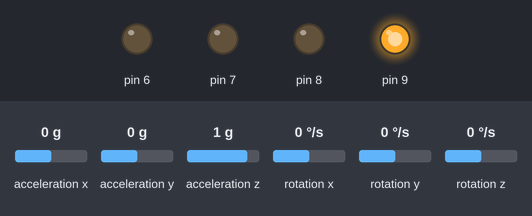
The sketch below on a simulated Arduino Uno, built with avr-gcc and run on an emulated ATmega328P. Shown: output pins drawn as LEDs (lit = HIGH). Wiring (inferred from the names in the program): MPU-6050 motion sensor at I2C address 0x68. The inputs (shaded band) are chosen by the test bench; at power-on: rotation y 0 °/s, acceleration x 0 g, acceleration y 0 g, acceleration z 1 g, rotation x 0 °/s, rotation z 0 °/s. What the sketch prints to the serial monitor is not drawn.

Above: at 1.2 s.
1.3 s: rotation y set to -192 °/s
At 2.7 s:
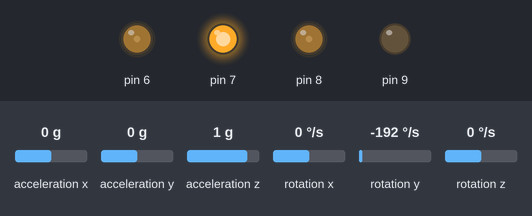
4.3 s: rotation y set to 192 °/s
At 7.23 s:
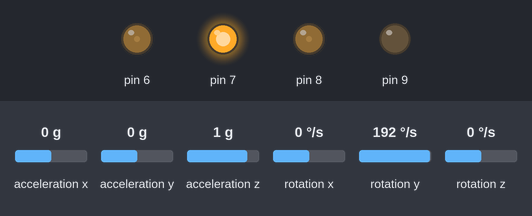
7.3 s: acceleration x set to -1.4 g
Timing chart, 0 to 10.3 s (numbered marks = the images above; inputs shaded):
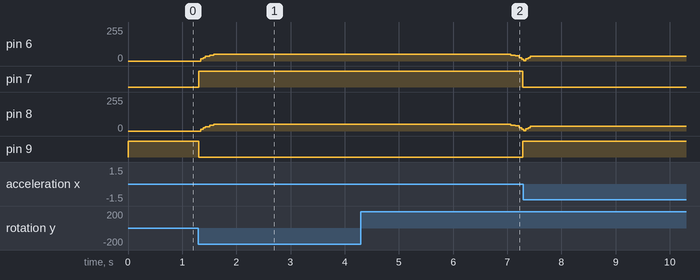

The sketch:

George_03_all_in_one.ino
```cpp
/*
   this fileis intended to get data fromMPU and then drive effcently stepmotors
   for self balancing robot.

   idea:
    read the MPU
    calc the PID output as speed
    change speed to impulse delay for motors
   --> in timer based int every 20us - makepropperly spaced apart motor impulses

   MPU idea based on:
   Arduino and MPU6050 Accelerometer and Gyroscope Sensor Tutorial
   by Dejan, https://howtomechatronics.com
*/

#include <Wire.h>


// for MPU communication
const int MPU = 0x68; // MPU6050 I2C address
float AccX, AccY, AccZ;
float GyroX, GyroY, GyroZ;
float accAngleX, accAngleY, gyroAngleX, gyroAngleY, gyroAngleZ;
float roll, pitch, yaw;
float AccErrorX, AccErrorY, GyroErrorX, GyroErrorY, GyroErrorZ;
float elapsedTime, currentTime, previousTime;
int c = 0;

//============ stuff for PID ===========
//based on: https://wired.chillibasket.com/2015/03/pid-controller/
//
float Kp = 0.7;          // (P)roportional Tuning Parameter
float Ki = 0.0;          // (I)ntegral Tuning Parameter
float Kd = 0.01;          // (D)erivative Tuning Parameter
float iTerm = 0;       // Used to accumulate error (integral)
float lastTime = 0;    // Records the last time function was called
float maxPID = 10000;    // The maximum value that can be output
float oldValue = 0;    // The last sensor value

// target values
float target = 0.0;
const float delta = 1;
const int motMpl = 20;
const int steps_per_revolution = 200;

const int maxAngle = 20; // we stops motors if toomuch of roll.

// ============ TymancjO ============
// parametry fizyczne
const int freq = 16.0; //[MHz]
const int steps_per_rev = 200;
const float k = 2 * 3.1415 / steps_per_rev;
const float wheel_D_mm = 90.0; // [mm]
const float R = wheel_D_mm / 2; //[mm]
const int T0_delay_counter = 39;
const int T0 = (T0_delay_counter + 1) / (freq / 8);

// for steppers

unsigned long globaldel =  65536000;
int throttle_counter_left_motor = 2;
int throttle_counter_right_motor = 2;
int left_motor_pulse, right_motor_pulse;

bool dir = true;
bool prev_dir = false;

bool first_run = true;

void setup() {
  Serial.begin(19200);
  Wire.begin();                      // Initialize comunication
  Wire.beginTransmission(MPU);       // Start communication with MPU6050 // MPU=0x68
  Wire.write(0x6B);                  // Talk to the register 6B
  Wire.write(0x00);                  // Make reset - place a 0 into the 6B register
  Wire.endTransmission(true);        //end the transmission
  /*
    // Configure Accelerometer Sensitivity - Full Scale Range (default +/- 2g)
    Wire.beginTransmission(MPU);
    Wire.write(0x1C);                  //Talk to the ACCEL_CONFIG register (1C hex)
    Wire.write(0x10);                  //Set the register bits as 00010000 (+/- 8g full scale range)
    Wire.endTransmission(true);
    // Configure Gyro Sensitivity - Full Scale Range (default +/- 250deg/s)
    Wire.beginTransmission(MPU);
    Wire.write(0x1B);                   // Talk to the GYRO_CONFIG register (1B hex)
    Wire.write(0x10);                   // Set the register bits as 00010000 (1000deg/s full scale)
    Wire.endTransmission(true);
    delay(20);
  */
//   Call this function if you need to get the IMU error values for your module
  //calculate_IMU_error();
  //delay(10000);

  //========== TymancjO ============
  //To create a variable pulse for controlling the stepper motors a timer is created that will execute a piece of code (subroutine) every 20us
  //This subroutine is called TIMER2_COMPA_vect
  TCCR2A = 0;                                                               //Make sure that the TCCR2A register is set to zero
  TCCR2B = 0;                                                               //Make sure that the TCCR2A register is set to zero
  TIMSK2 |= (1 << OCIE2A);                                                  //Set the interupt enable bit OCIE2A in the TIMSK2 register
  TCCR2B |= (1 << CS21);                                                    //Set the CS21 bit in the TCCRB register to set the prescaler to 8
  OCR2A = T0_delay_counter;                                                 //The compare register is set to 39 => 20us / (1s / (16.000.000MHz / 8)) - 1
  TCCR2A |= (1 << WGM21);                                                   //Set counter 2 to CTC (clear timer on compare) mode

  // preparing the pins for steppers
  pinMode(6, OUTPUT);
  pinMode(7, OUTPUT);
  pinMode(8, OUTPUT);
  pinMode(9, OUTPUT);

  // initial direction
  // front
        PORTD &= 0b01111111;
        PORTB |= 0b00000010;

  Serial.println("starting...");

}


void loop() {
  // === Read acceleromter data === //
  Wire.beginTransmission(MPU);
  Wire.write(0x3B); // Start with register 0x3B (ACCEL_XOUT_H)
  Wire.endTransmission(false);
  Wire.requestFrom(MPU, 6, true); // Read 6 registers total, each axis value is stored in 2 registers
  //For a range of +-2g, we need to divide the raw values by 16384, according to the datasheet
  AccX = (Wire.read() << 8 | Wire.read()) / 16384.0; // X-axis value
  AccY = (Wire.read() << 8 | Wire.read()) / 16384.0; // Y-axis value
  AccZ = (Wire.read() << 8 | Wire.read()) / 16384.0; // Z-axis value
  // Calculating Roll and Pitch from the accelerometer data
  accAngleX = (atan(AccY / sqrt(pow(AccX, 2) + pow(AccZ, 2))) * 180 / PI) + 5.6; // AccErrorX ~(0.58) See the calculate_IMU_error()custom function for more details
  accAngleY = (atan(-1 * AccX / sqrt(pow(AccY, 2) + pow(AccZ, 2))) * 180 / PI) - 3.68; // AccErrorY ~(-1.58)

  // === Read gyroscope data === //
  previousTime = currentTime;        // Previous time is stored before the actual time read
  currentTime = millis();            // Current time actual time read
  elapsedTime = (currentTime - previousTime) / 1000; // Divide by 1000 to get seconds
  Wire.beginTransmission(MPU);
  Wire.write(0x43); // Gyro data first register address 0x43
  Wire.endTransmission(false);
  Wire.requestFrom(MPU, 6, true); // Read 4 registers total, each axis value is stored in 2 registers
  GyroX = (Wire.read() << 8 | Wire.read()) / 131.0; // For a 250deg/s range we have to divide first the raw value by 131.0, according to the datasheet
  GyroY = (Wire.read() << 8 | Wire.read()) / 131.0;
  GyroZ = (Wire.read() << 8 | Wire.read()) / 131.0;
  // Correct the outputs with the calculated error values
  GyroX = GyroX - 67.94; // GyroErrorX
  GyroY = GyroY + 0.00; // GyroErrorY
  GyroZ = GyroZ + 0.50; // GyroErrorZ

  // Currently the raw values are in degrees per seconds, deg/s, so we need to multiply by sendonds (s) to get the angle in degrees
  gyroAngleX = gyroAngleX + GyroX * elapsedTime; // deg/s * s = deg
  gyroAngleY = gyroAngleY + GyroY * elapsedTime;
  yaw =  yaw + GyroZ * elapsedTime;

  // Complementary filter - combine acceleromter and gyro angle values
  roll = 0.8 * gyroAngleX + 0.2 * accAngleX;
  pitch = 0.99 * gyroAngleY + 0.01 * accAngleY;


  // doing the PID

  float pid_output = pid(target, pitch);

  if ((pitch < target - delta) || (pitch > target + delta) && abs(pitch < maxAngle)) {
    // this sets the global variable used by int subroutine
    globaldel = time_from_speed(pid_output);

    prev_dir= dir;
    dir = !(pid_output < 0);

    if ( dir != prev_dir || first_run ) {
      //clearing 1st run flag
      first_run = false;

      // we need to change direction
      if (!dir){
        // front
        PORTD &= 0b01111111;
        PORTB |= 0b00000010;

        }
        else{
        // back
        PORTD |= 0b10000000;
        PORTB &= 0b11111101;
        }
        }

  }

  // Print the values on the serial monitor
  //  Serial.print(roll);
  //  Serial.print("/");
//    Serial.println(pitch);
  //  Serial.print("/");
  //  Serial.print(yaw);
  //  Serial.print("/PID: ");
  //  Serial.print(pid_output);
  //  Serial.print(":::");
  //  Serial.println(globaldel);


  //  delay(100);
}


void calculate_IMU_error() {
  // We can call this funtion in the setup section to calculate the accelerometer and gyro data error. From here we will get the error values used in the above equations printed on the Serial Monitor.
  // Note that we should place the IMU flat in order to get the proper values, so that we then can the correct values
  // Read accelerometer values 200 times
  while (c < 200) {
    Wire.beginTransmission(MPU);
    Wire.write(0x3B);
    Wire.endTransmission(false);
    Wire.requestFrom(MPU, 6, true);
    AccX = (Wire.read() << 8 | Wire.read()) / 16384.0 ;
    AccY = (Wire.read() << 8 | Wire.read()) / 16384.0 ;
    AccZ = (Wire.read() << 8 | Wire.read()) / 16384.0 ;
    // Sum all readings
    AccErrorX = AccErrorX + ((atan((AccY) / sqrt(pow((AccX), 2) + pow((AccZ), 2))) * 180 / PI));
    AccErrorY = AccErrorY + ((atan(-1 * (AccX) / sqrt(pow((AccY), 2) + pow((AccZ), 2))) * 180 / PI));
    c++;
  }
  //Divide the sum by 200 to get the error value
  AccErrorX = AccErrorX / 200;
  AccErrorY = AccErrorY / 200;
  c = 0;
  // Read gyro values 200 times
  while (c < 200) {
    Wire.beginTransmission(MPU);
    Wire.write(0x43);
    Wire.endTransmission(false);
    Wire.requestFrom(MPU, 6, true);
    GyroX = Wire.read() << 8 | Wire.read();
    GyroY = Wire.read() << 8 | Wire.read();
    GyroZ = Wire.read() << 8 | Wire.read();
    // Sum all readings
    GyroErrorX = GyroErrorX + (GyroX / 131.0);
    GyroErrorY = GyroErrorY + (GyroY / 131.0);
    GyroErrorZ = GyroErrorZ + (GyroZ / 131.0);
    c++;
  }
  //Divide the sum by 200 to get the error value
  GyroErrorX = GyroErrorX / 200;
  GyroErrorY = GyroErrorY / 200;
  GyroErrorZ = GyroErrorZ / 200;
  // Print the error values on the Serial Monitor
  Serial.print("AccErrorX: ");
  Serial.println(AccErrorX);
  Serial.print("AccErrorY: ");
  Serial.println(AccErrorY);
  Serial.print("GyroErrorX: ");
  Serial.println(GyroErrorX);
  Serial.print("GyroErrorY: ");
  Serial.println(GyroErrorY);
  Serial.print("GyroErrorZ: ");
  Serial.println(GyroErrorZ);
}


int time_from_speed( float V ) {
  // this function recalculate the required delay time for impulsed for given speed

  float delayTime = ((k * R * 1e-3) / abs(V)) * 1e6 - T0;
  int delayLoops = 2 + 2 + (int) delayTime / T0;
  //  if (delayLoops < 2) delayLoops = 2;

  return delayLoops; // retrning number of delayloops
}


/**
   PID Controller
   @param  (target)  The target position/value we are aiming for
   @param  (current) The current value, as recorded by the sensor
   @return The output of the controller
*/
float pid(float target, float current) {
  // Calculate the time since function was last called
  float thisTime = micros();
  float dT = (thisTime - lastTime) * 0.000001; // to have dt in [s]
  lastTime = thisTime;

  // Calculate error between target and current values
  float error = target - current;

  // Calculate the integral term
  iTerm += error * dT;

  // Calculate the derivative term (using the simplification)
  float dTerm = (oldValue - current) / dT;

  // Set old variable to equal new ones
  oldValue = current;

  // Multiply each term by its constant, and add it all up
  float result = (error * Kp) + (iTerm * Ki) + (dTerm * Kd);

  // Limit PID value to maximum values
  if (result > maxPID) result = maxPID;
  else if (result < -maxPID) result = -maxPID;
  if (isnan(result)) result = 0;
  return result;
}


//////////////////////////////////////////////////////////////////////////////////////////////////////////////////////////////////////
//Interrupt routine  TIMER2_COMPA_vect
///////////////////////////////////////////////////////////////////////////////////////////////////////////////////////////////////////
ISR(TIMER2_COMPA_vect) {
  //Left motor pulse calculations
  throttle_counter_left_motor ++;                                           //Increase the throttle_counter_left_motor variable by 1 every time this routine is executed

  if (throttle_counter_left_motor > left_motor_pulse) {           //If the number of loops is larger then the throttle_left_motor_memory variable
    throttle_counter_left_motor = 0;                                        //Reset the throttle_counter_left_motor variable
    left_motor_pulse = globaldel;
  }
  else if (throttle_counter_left_motor == 1)PORTD |= 0b01000000;            //Set output 2 high to create a pulse for the stepper controller
  else if (throttle_counter_left_motor == 2)PORTD &= 0b10111111;            //Set output 2 low because the pulse only has to last for 20us

  //right motor pulse calculations
  throttle_counter_right_motor ++;                                          //Increase the throttle_counter_right_motor variable by 1 every time the routine is executed
  if (throttle_counter_right_motor > right_motor_pulse) {         //If the number of loops is larger then the throttle_right_motor_memory variable
    throttle_counter_right_motor = 0;                                       //Reset the throttle_counter_right_motor variable
    right_motor_pulse = globaldel;
    //    throttle_right_motor_memory = throttle_right_motor;                     //Load the next throttle_right_motor variable
    //    if(throttle_right_motor_memory < 0){                                    //If the throttle_right_motor_memory is negative
    //      PORTD |= 0b00100000;                                                  //Set output 5 low to reverse the direction of the stepper controller
    //      throttle_right_motor_memory *= -1;                                    //Invert the throttle_right_motor_memory variable
    //    }
    //    else PORTD &= 0b11011111;                                               //Set output 5 high for a forward direction of the stepper motor
  }
  else if (throttle_counter_right_motor == 1)PORTB |= 0b00000001;           //Set output 4 high to create a pulse for the stepper controller
  else if (throttle_counter_right_motor == 2)PORTB &= 0b11111110;           //Set output 4 low because the pulse only has to last for 20us
}
```

Measured:
- after the input at 1.3 s, pin 6: 0/255 → 34/255 after 0.05 s, → 44/255 0.16 s later, → 51/255 0.08 s later; pin 7: LOW → HIGH at once; pin 8: 0/255 → 33/255 after 0.05 s, → 44/255 0.16 s later, → 50/255 0.08 s later; pin 9: HIGH → LOW at once
- after the input at 4.3 s, pin 6: 51/255 → 44/255 after 2.8 s, → 38/255 0.08 s later, → 14/255 0.08 s later; pin 7: HIGH → LOW after 3.0 s; pin 8: 50/255 → 44/255 after 2.8 s, → 38/255 0.08 s later, → 14/255 0.08 s later; pin 9: LOW → HIGH after 3.0 s
